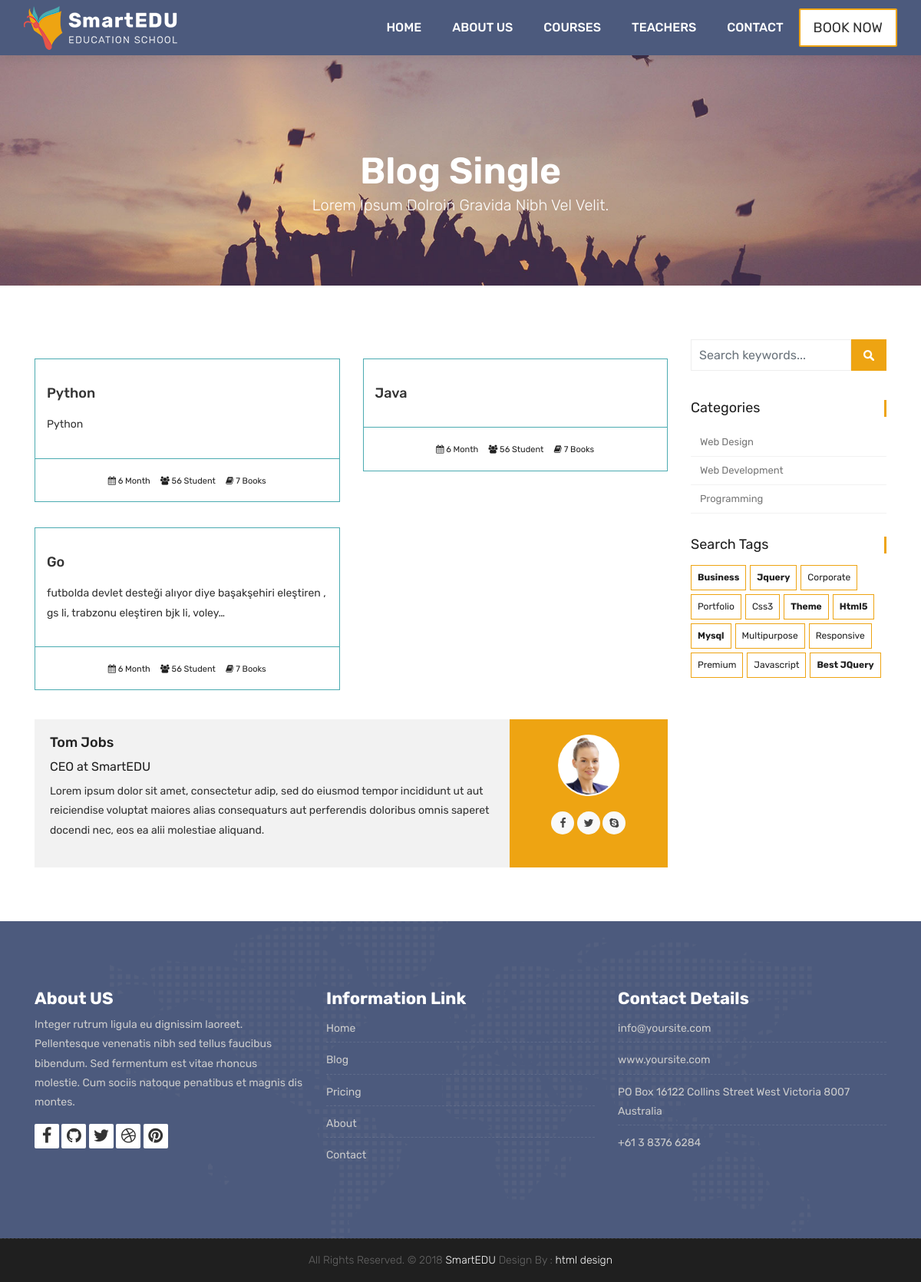
The app's page /course/categories/programming with its own data.
### courses/models.py (models this page shows, shortened)
class Course(models.Model):
    name = models.CharField(max_length=100, unique=True, verbose_name= "Kurs Adı", help_text= "Kurs adını yazınız")
    category = models.ForeignKey(Category, null=True, on_delete=models.DO_NOTHING)
    tags = models.ManyToManyField(Tag, null=True, blank=True)
    description = models.TextField(blank=True, null=True)
    image = models.ImageField(upload_to= "media/%Y %m %d/", default="media/courseisnot.png")
    date = models.DateTimeField(auto_now=True)
    available = models.BooleanField(default=True)

class Category(models.Model):
    name = models.CharField(max_length=50, null=True)
    slug = models.SlugField(max_length=50, unique=True, null=True)
    def __str__(self):
        return self.name

### courses/views.py (the view)
# urls.py: path('categories/<slug:category_slug>', category_list, name = "courses_by_category"),
def category_list(request, category_slug):
    courses = Course.objects.all().filter(category__slug=category_slug)
    categories = Category.objects.all()
    tags = Tag.objects.all()
    context = {
        'courses' : courses,
        "categories" : categories,
        "tags" : tags
    }
    return render(request, 'courses.html', context)

### templates/courses.html (shortened to what this page needs)
{% extends 'partials/_base.html' %}
{% load static %}
{% block content %}
	<div class="all-title-box">
		<div class="container text-center">
			<h1>Blog Single<span class="m_1">Lorem Ipsum dolroin gravida nibh vel velit.</span></h1>
		</div>
	</div>
    <div id="overviews" class="section wb">
        <div class="container">
            <div class="row">
                <div class="col-lg-9 blog-post-single">
                    <div class="row">
                        {% for course in courses  %}
                        <div class="col-lg-6 col-md-6 col-12 mb-2">
                            <div class="course-item">
                                <div class="image-blog">
                                </div>
                                <div class="course-br">
                                    <div class="course-title">
                                        <h2><a href="{% url 'course_detail' course.category.slug course.id %}" title="">{{ course.name }}</a></h2>
                                    </div>
                                    <div class="course-desc">
                                        <p>{{ course.description | truncatechars:100 }}</p>
                                    </div>
                                </div>
                                <div class="course-meta-bot">
                                    <ul>
                                        <li><i class="fa fa-calendar" aria-hidden="true"></i> 6 Month</li>
                                        <li><i class="fa fa-users" aria-hidden="true"></i> 56 Student</li>
                                        <li><i class="fa fa-book" aria-hidden="true"></i> 7 Books</li>
                                    </ul>
                                </div>
                            </div>
                        </div>
                        {% endfor %}
                    </div>
					<div class="blog-author">
						<div class="author-bio">
							<h3 class="author_name"><a href="#">Tom Jobs</a></h3>
							<h5>CEO at <a href="#">SmartEDU</a></h5>
							<p class="author_det">
								Lorem ipsum dolor sit amet, consectetur adip, sed do eiusmod tempor incididunt  ut aut reiciendise voluptat maiores alias consequaturs aut perferendis doloribus omnis saperet docendi nec, eos ea alii molestiae aliquand.
							</p>
						</div>
						<div class="author-desc">
							<img src="images/author.jpg" alt="about author">
							<ul class="author-social">
								<li><a href="#"><i class="fa fa-facebook"></i></a></li>
								<li><a href="#"><i class="fa fa-twitter"></i></a></li>
								<li><a href="#"><i class="fa fa-skype"></i></a></li>
							</ul>
						</div>
					</div>
                </div>
				<div class="col-lg-3 col-12 right-single">
					<div class="widget-search">
						<div class="site-search-area">
							<form method="get" id="site-searchform" action="#">
								<div>
									<input class="input-text form-control" name="search-k" id="search-k" placeholder="Search keywords..." type="text">
									<input id="searchsubmit" value="Search" type="submit">
								</div>
							</form>
						</div>
					</div>
					<div class="widget-categories">
						<h3 class="widget-title">Categories</h3>
						<ul>
							{% for category in categories  %}
							<li><a href="{% url 'courses_by_category' category.slug %}">{{ category }}</a></li>
							{% endfor %}
						</ul>
					</div>
					<div class="widget-tags">
						<h3 class="widget-title">Search Tags</h3>
						<ul class="tags">
							<li><a href="#"><b>business</b></a></li>
							<li><a href="#"><b>jquery</b></a></li>
							<li><a href="#">corporate</a></li>
							<li><a href="#">portfolio</a></li>
							<li><a href="#">css3</a></li>
							<li><a href="#"><b>theme</b></a></li>
							<li><a href="#"><b>html5</b></a></li>
							<li><a href="#"><b>mysql</b></a></li>
							<li><a href="#">multipurpose</a></li>
							<li><a href="#">responsive</a></li>
							<li><a href="#">premium</a></li>
							<li><a href="#">javascript</a></li>
							<li><a href="#"><b>Best jQuery</b></a></li>
						</ul>
					</div>
				</div>
            </div>
        </div>
    </div>
    {% endblock content %}

### records on screen
Course: name "Python", description "Python"
Course: name "Java"
Course: name "Go", description "futbolda devlet desteği alıyor diye başakşehiri eleştiren , gs li, trabzonu eleştiren bjk li, voley…"
Category: name "Web Design"
Category: name "Web Development"
Category: name "Programming"
